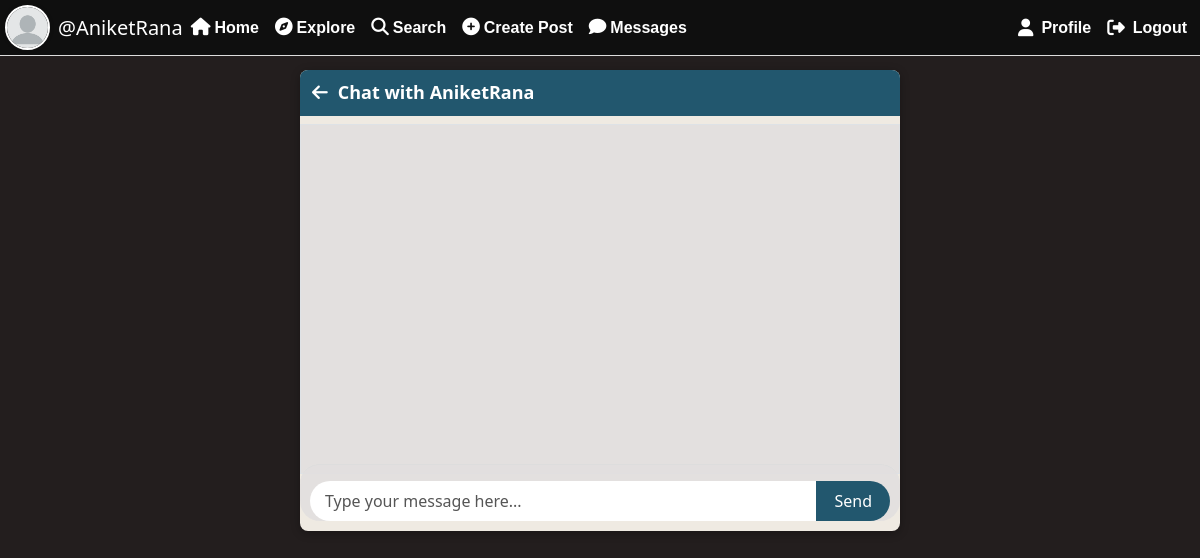
Page /chat/AniketRana/ (signed in) on the earlier database version.
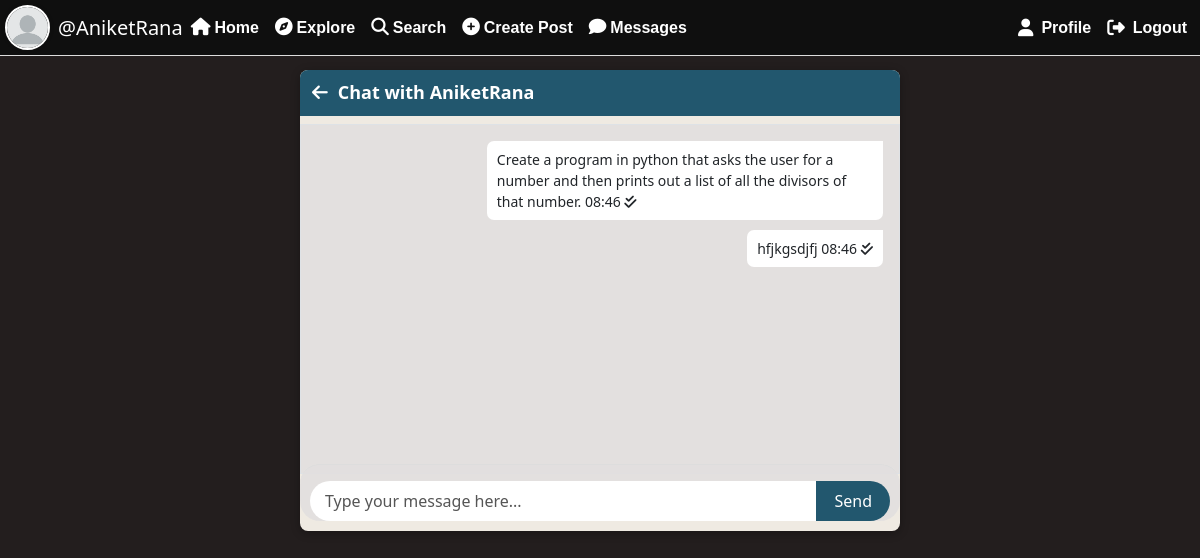
Same page on the later database version.
### userauth/models.py (models this page shows, shortened)
class Profile(models.Model):
    user = models.OneToOneField(User, on_delete=models.CASCADE)
    bio = models.TextField(blank=True, default='')
    profileimg = models.ImageField(upload_to='profile_images', default='blank-profile-picture.png')
    location = models.CharField(max_length=100, blank=True, default='')

### userauth/chat/models.py (models this page shows, shortened)
class ChatMessage(models.Model):
    sender = models.ForeignKey(User, on_delete=models.CASCADE, related_name="sender_name")
    receiver = models.ForeignKey(User, on_delete=models.CASCADE, related_name="receiver_name")
    content = models.CharField(max_length=300)
    timestamp = models.DateTimeField(auto_now_add=True)
    is_seen = models.BooleanField(default=False)

### userauth/chat/views.py (the view)
# urls.py: path('<str:username>/', views.ChatRoom, name="chat"),
@login_required(login_url='loginn')
@login_required
def ChatRoom(request, username):
    r = User.objects.filter(username=username).first()
    messages = ChatMessage.objects.filter((Q(sender=request.user) & Q(receiver=r)) |(Q(sender=r) & Q(receiver=request.user))).order_by("timestamp")
    ChatMessage.objects.filter(sender=r,receiver=request.user,is_seen=False).update(is_seen=True)
    profile, _ = Profile.objects.get_or_create(user=request.user)
    if request.method == 'POST':
        msg = request.POST.get('msg')
        if msg:
            ChatMessage.objects.create(sender=request.user,receiver=r,content=msg)
    return render(request,"chat/chat.html",{"r": r, "messages": messages, "profile": profile})

### templates/chat/chat.html (shortened to what this page needs)
{% load static %}
<!DOCTYPE html>
<html lang="en">
<head>
     <link href="https://cdn.jsdelivr.net/npm/bootstrap@5.3.1/dist/css/bootstrap.min.css" rel="stylesheet" />
     <link rel="stylesheet"href="https://cdnjs.cloudflare.com/ajax/libs/font-awesome/6.5.0/css/all.min.css">
     <link rel="stylesheet" href="{% static 'css/chat.css' %}">
</head>
<body>
    <nav class="navbar navbar-expand-md navbar-dark fixed-top  d-none d-md-block navbar_section">
    <div class="container-fluid navbar_con">
    <a href="/profile/{{ user }}" class="navbar-user-link d-flex align-items-center text-decoration-none">
      <img src="{{ profile.profileimg.url }}" alt="Profile Pic" class="profile-img me-2" />
      <span class="text-white idname">@{{ user }}</span>
    </a>
    <div class="collapse navbar-collapse" id="navbarCollapse">
      <ul class="navbar-nav me-auto">
        <li class="nav-item"><a class="nav-link" href="/">
          <i class="fa-solid fa-house me-1"></i>Home</a>
        </li>
        <li class="nav-item"><a class="nav-link" href="/explore">
          <i class="fa-solid fa-compass me-1"></i>Explore</a>
        </li>
        <li class="nav-item">
          <a class="nav-link" href="#" data-bs-toggle="modal" data-bs-target="#searchModal">
            <i class="fa-solid fa-magnifying-glass me-1"></i>Search
          </a>
        </li>
        <li class="nav-item">
          <a class="nav-link" href="#" data-bs-toggle="modal" data-bs-target="#createPostModal">
            <i class="fa-solid fa-circle-plus me-1"></i>Create Post
          </a>
        </li>
        <li class="nav-item">
             <a class="nav-link" href="/chat/{{ request.user.username }}">
               <i class="fa-solid fa-comment me-1"></i>Messages
             </a>
        </li>
      </ul>
      <ul class="navbar-nav  ms-auto last_navbar">
        <li class="nav-item "><a class="nav-link" href="/profile/{{ user }}">
          <i class="fa-solid fa-user me-1"></i>Profile</a>
        </li>
        <li class="nav-item"><a class="nav-link" href="/logout">
          <i class="fa-solid fa-right-from-bracket me-1"></i>Logout</a>
        </li>
      </ul>
    </div>
  </div>
</nav>
<div class="chat-container  ">
    <h3 class="chat_header">
    <p>
        <i class="fa-solid fa-arrow-left" onclick="window.location.href='{% url 'account' %}'"></i>
        Chat with {{ r.username }}
    </p>
</h3>
<div id="chatBox" class="chat-messages border p-3 " style="height: 350px; overflow-y: scroll;  " >
{% for message in messages %}
{% if message.sender == request.user %}
<div class="message sender-message" id="message-{{ message.id }}">
    <div class="bubble" onclick="toggleOptions({{ message.id }})">
        <span class="texts" id="msg-{{ message.id }}">{{ message.content }}</span>
        <span class="metas">
            {{ message.timestamp|date:"H:i" }}
            {% if message.is_seen %}
                <i class="fa-solid fa-check-double seen"></i>
            {% else %}
                <i class="fa-solid fa-check"></i>
            {% endif %}
        </span>
    </div>
</div>
{% endif %}
{% endfor %}
  </div>
    <form method="POST" id="messageForm" style="position: sticky; bottom: 10px; border-radius:20px;">
        <div class="input-group mt-3">
            <input type="text" name="msg" id="messageInput"  class="form-control" placeholder="Type your message here...">
            <button type="submit" class="btn send_button">Send</button>
        </div>
    </form>
</div>
</body>
</html>

### static/css/chat.css (style rules this page uses)
body { background-color: #231e1e; font-family: 'Segoe UI', Tahoma, Geneva, Verdana, sans-serif; padding-top: 70px; }
body { padding-bottom: 65px; }
.navbar_section { padding: 0px; padding: 5px; }
.navbar_con { padding-left: 0px; padding-right: 0px; }
.navbar { background-color: rgb(15, 15, 15) !important; border-bottom: 1px solid #ddd; }
img.profile-img { width: 45px; height: 45px; object-fit: cover; border-radius: 50%; border: 2px solid #fff; box-shadow: 0 0 5px rgba(0, 0, 0, 0.1); }
.navbar-nav li a { font-family: 'Arial', sans-serif; font-size: 16px; color: white; }
.navbar-nav li a { text-align: start; }
.idname { font-size: 20px; text-decoration: none; }
.profile-img { width: 45px; height: 45px; border-radius: 50%; object-fit: cover; border: 2px solid white; box-shadow: 0 0 5px rgba(0, 0, 0, 0.1); display: inline-block; text-decoration: none; }
.navbar-nav.me-auto .nav-link { font-weight: 700; font-size: 1rem; color: white; transition: color 0.2s ease-in-out; }
.navbar-nav .nav-link { font-weight: 500; font-size: 10px; }
.navbar-nav.ms-auto .nav-link { font-weight: 600; font-size: 1rem; color: white; display: flex; align-items: center; gap: 4px; transition: color 0.2s ease-in-out; }
.navbar-nav .fa-solid { font-size: 1.1rem; }
.chat-container { max-width: 600px; margin: auto; background: #efeae2; border-radius: 8px; overflow: hidden; box-shadow: 0 2px 10px rgba(0,0,0,0.3); }
.chat_header { display: flex; align-items: center; justify-content: space-between; padding: 12px; background-color: #22576e; color: white; font-size: 18px; font-weight: 600; }
.chat_header p { margin: 0px; display: flex; align-items: center; gap: 10px; }
.chat-messages { height: 400px; overflow-y: auto; padding: 15px; background-color: #e2e0e0e1; display: flex; flex-direction: column; }
.message { display: flex; margin-bottom: 10px; }
.bubble { max-width: 70%; padding: 8px 10px; border-radius: 7px; font-size: 14px; position: relative; word-wrap: break-word; }
.sender-message { justify-content: flex-end; text-align: start; }
.sender-message .bubble { background-color: white; border-top-right-radius: 0; }
#messageForm { padding-left: 10px; padding-right: 10px; background-color: #e2e0e0e1; border-top: 1px solid #ddd; box-shadow: none; }
#messageForm .form-control { border-radius: 20px 0px 0px 20px; padding: 10px 15px; border: none; outline: none; height: 40px; }
#messageForm .form-control::placeholder { color: #555; }
.send_button { border-radius: 20px; background-color: #22576e; color: white; border: none; padding: 0 18px; }
.sender-message .bubble { position: relative; cursor: pointer; }
.chat-messages { height: 400px; overflow-y: auto; display: flex; flex-direction: column; }

Differences in the rows shown:
added ChatMessage: content "Create a program in python that asks the user for a number and then prints out a list of all the divisors of that number.", timestamp "08:46", is_seen True (drawn)
added ChatMessage: content "hfjkgsdjfj", timestamp "08:46", is_seen True (drawn)
